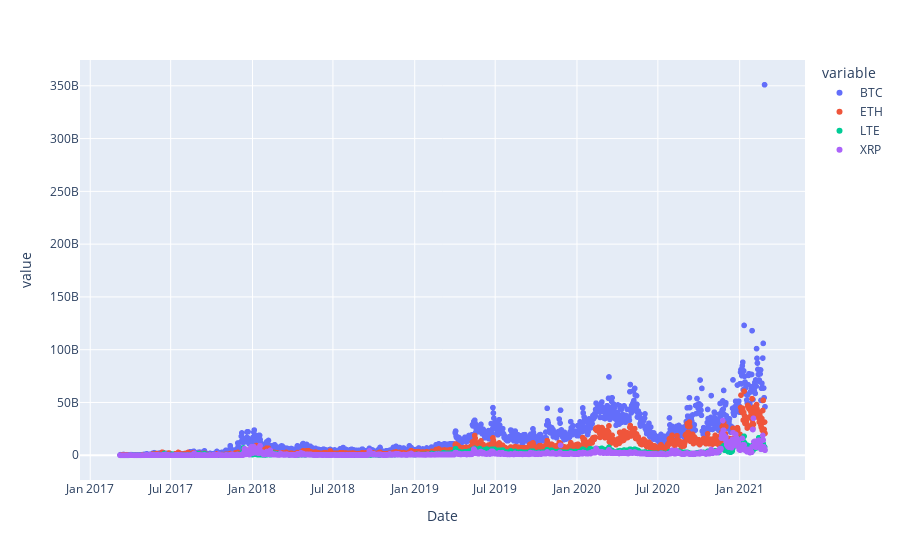

The notebook cell this image was saved under:
### Code cell
# Plot the crypto vol
px.scatter(crypto_vol, x = "Date", y = ['BTC','ETH','LTE','XRP'])

### Figure 1 — Plotly figure (JSON) as saved in the notebook; plotly's stock layout.template omitted (floating-point values rounded to 4 significant figures; data arrays with more than 128 entries replaced by an {"elided": "..."} marker saying what was removed)
{"data": [{"hovertemplate": "variable=BTC<br>Date=%{x}<br>value=%{y}<extra></extra>", "legendgroup": "BTC", "marker": {"color": "#636efa", "symbol": "circle"}, "mode": "markers", "name": "BTC", "showlegend": true, "type": "scattergl", "x": {"elided": "1452 str values"}, "xaxis": "x", "y": {"elided": "1452 int values"}, "yaxis": "y"}, {"hovertemplate": "variable=ETH<br>Date=%{x}<br>value=%{y}<extra></extra>", "legendgroup": "ETH", "marker": {"color": "#EF553B", "symbol": "circle"}, "mode": "markers", "name": "ETH", "showlegend": true, "type": "scattergl", "visible": true, "x": {"elided": "1452 str values"}, "xaxis": "x", "y": {"elided": "1452 int values"}, "yaxis": "y"}, {"hovertemplate": "variable=LTE<br>Date=%{x}<br>value=%{y}<extra></extra>", "legendgroup": "LTE", "marker": {"color": "#00cc96", "symbol": "circle"}, "mode": "markers", "name": "LTE", "showlegend": true, "type": "scattergl", "visible": true, "x": {"elided": "1452 str values"}, "xaxis": "x", "y": {"elided": "1452 float values"}, "yaxis": "y"}, {"hovertemplate": "variable=XRP<br>Date=%{x}<br>value=%{y}<extra></extra>", "legendgroup": "XRP", "marker": {"color": "#ab63fa", "symbol": "circle"}, "mode": "markers", "name": "XRP", "showlegend": true, "type": "scattergl", "visible": true, "x": {"elided": "1452 str values"}, "xaxis": "x", "y": {"elided": "1452 float values"}, "yaxis": "y"}], "layout": {"autosize": true, "legend": {"title": {"text": "variable"}, "tracegroupgap": 0}, "margin": {"t": 60}, "xaxis": {"anchor": "y", "autorange": true, "domain": [0, 1], "range": ["2016-12-10 10:00:34.1772", "2021-05-26 13:59:25.8228"], "title": {"text": "Date"}, "type": "date"}, "yaxis": {"anchor": "x", "autorange": true, "domain": [0, 1], "range": [-24890000000.0, 375900000000.0], "title": {"text": "value"}, "type": "linear"}}}
